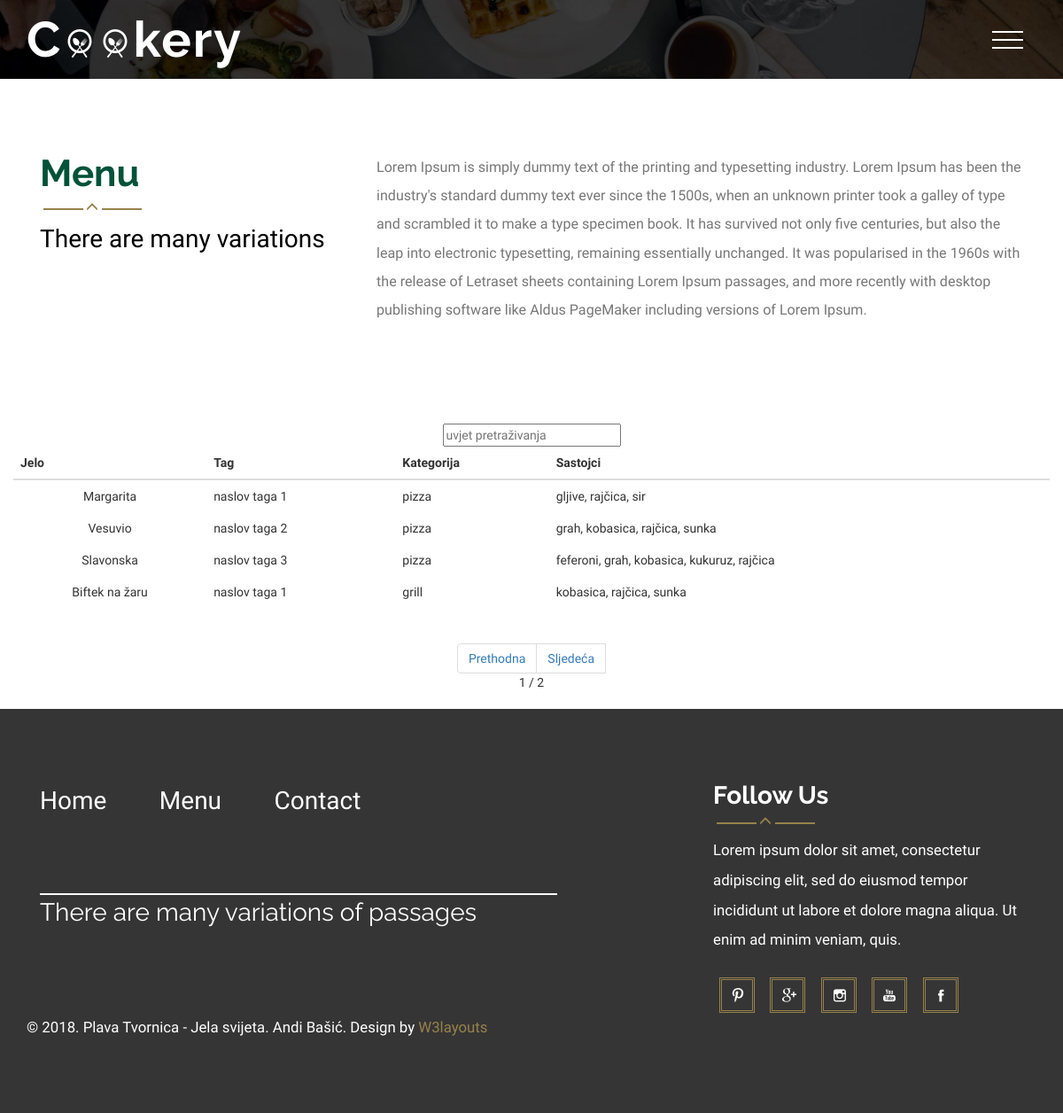
Page /menu.php on the committed database.
### tables this page shows
create table jelo(
sifra int not null primary key auto_increment,
nazivJelo varchar(50) not null,
opis varchar(50),
cijena int,
tag int not null,
kategorija int null

);

create table tag(
sifra int not null primary key auto_increment,
nazivTag varchar(50) not null,
slug varchar(50) not null
);

create table kategorija(
sifra int not null primary key auto_increment,
nazivKategorija varchar(50) not null,
slug varchar(50) not null
);

### konfiguracija.php (called while the page is built, shortened)
<?php
$brojRezultataPoStranici=4;

### menu.php (the view, shortened to what this page needs)
<?php include_once 'konfiguracija.php';
$stranica = isset($_GET["stranica"]) ? $_GET["stranica"] : 1;?>
<!DOCTYPE html>
<html>
<head>
	<?php include_once 'include/head.php'; ?>
</head>
<body>
	<?php include_once 'include/menu-menu.php'; ?>
	<div class="menu">
		<div class="container">
			<div class="menu-top">
				<div class="col-md-4 menu-left animated wow fadeInLeft" data-wow-duration="1000ms" data-wow-delay="500ms">
					<h3>Menu</h3>
					<label><i class="glyphicon glyphicon-menu-up"></i></label>
					<span>There are many variations</span>
				</div>
				<div class="col-md-8 menu-right animated wow fadeInRight" data-wow-duration="1000ms" data-wow-delay="500ms">
					<p>Lorem Ipsum is simply dummy text of the printing and typesetting industry. Lorem Ipsum has been the industry's standard dummy text ever since the 1500s, when an unknown printer took a galley of type and scrambled it to make a type specimen book. It has survived not only five centuries, but also the leap into electronic typesetting, remaining essentially unchanged. It was popularised in the 1960s with the release of Letraset sheets containing Lorem Ipsum passages, and more recently with desktop publishing software like Aldus PageMaker including versions of Lorem Ipsum.</p>
				</div>
				<div class="clearfix"> </div>
			</div>
		</div>
	</div>
	   <section class="head index-part-1">
          <div class="wow">
          <div class="container">
            <div class="row">
               <div class="font-1 helmet text-center">
               <form method="get">
                  <input type="text" name="uvjet"
                  placeholder="uvjet pretraživanja"
                  value="<?php echo isset($_GET["uvjet"]) ? $_GET["uvjet"] : "" ?>" />
                </form
                <?php
                $uvjet = "%" . (isset($_GET["uvjet"]) ? $_GET["uvjet"] : "") . "%";
                $izraz = $veza->prepare("
                  select
                    count(DISTINCT a.sifra)
                from jelo a
            					inner join tag b on a.tag=b.sifra
            					inner join kategorija c on a.kategorija=c.sifra
                      inner join jelo_sastojak d on a.sifra=d.jelo
                      inner join sastojak e on d.sastojak=e.sifra
                  where concat(a.nazivJelo,b.nazivTag,c.nazivKategorija,e.nazivSastojak) like :uvjet");
                $izraz->execute(array("uvjet"=>$uvjet));
                $ukupnoRedova = $izraz->fetchColumn();
                $ukupnoStranica = ceil($ukupnoRedova/$brojRezultataPoStranici);
                ?>
                <div class="table-responsive">
                  <table class="table">
                    <thead>
                      <tr>
                        <th>Jelo</th>
                        <th>Tag</th>
                        <th>Kategorija</th>
                        <th>Sastojci</th>
                      </tr>
                    </thead>
                    <tbody>
                <?php
                $izraz = $veza->prepare("
                  select
                  a.sifra,
                  a.nazivJelo,
                  a.opis,
                  a.cijena,
                  b.nazivTag,
                  c.nazivKategorija,
                  GROUP_CONCAT(DISTINCT e.nazivSastojak SEPARATOR ', ') as nazivSastojak
	                from jelo a
          				  inner join tag b on a.tag=b.sifra
          				  inner join kategorija c on a.kategorija=c.sifra
                    inner join jelo_sastojak d on a.sifra=d.jelo
                    inner join sastojak e on d.sastojak=e.sifra
                  where concat(a.nazivJelo,b.nazivTag,c.nazivKategorija,e.nazivSastojak) like :uvjet
                  group by a.sifra, a.nazivJelo order by 1 limit :stranica, :brojRezultataPoStranici
                  ");
                $izraz->bindValue("stranica", $stranica* $brojRezultataPoStranici -  $brojRezultataPoStranici , PDO::PARAM_INT);
                $izraz->bindValue("brojRezultataPoStranici", $brojRezultataPoStranici, PDO::PARAM_INT);
                $izraz->bindParam("uvjet", $uvjet);
                $izraz->execute();
                $rezultati = $izraz->fetchAll(PDO::FETCH_OBJ);
                ?>
                   <?php
                     foreach ($rezultati as $red):
                   ?>
                      <tr>
                        <td><?php echo $red->nazivJelo; ?></td>
                        <td><?php echo $red->nazivTag; ?></td>
                        <td><?php echo $red->nazivKategorija; ?></td>
                        <td><?php echo $red->nazivSastojak; ?></td>
                      </tr>
                     <?php endforeach; ?>
                    </tbody>
                  </table>
              <?php
               if($ukupnoRedova>$brojRezultataPoStranici){
                include 'paginacija.php';
              }
              ?>
                  </div>
               </div>
            </div>
          </div>
    </section>
	<?php include_once 'include/footer.php'; ?>
</body>
</html>

### include/head.php (shortened to what this page needs)
<link href="css/bootstrap.css" rel="stylesheet" type="text/css" media="all" />
<link href="css/style.css" rel="stylesheet" type="text/css" media="all" />
<link href="css/styles.css" rel="stylesheet">
	<link rel="stylesheet" type="text/css" href="css/component.css" />
<link href="css/animate.min.css" rel="stylesheet">

### include/menu-menu.php (shortened to what this page needs)
<div class="header head">
	<div class="container">
		<div class="logo animated wow pulse" data-wow-duration="1000ms" data-wow-delay="500ms">
			<h1><a href="index.php"><span>C</span><img src="images/oo.png" alt=""><img src="images/oo.png" alt="">kery</a></h1>
		</div>
		<div class="nav-icon">
			<a href="#" class="navicon"></a>
		</div>
	<div class="clearfix"></div>
	</div></div>

### paginacija.php
<ul class="pagination text-center">
  <li class="pagination-previous"><a href="?stranica=<?php echo $stranica - 1; ?>&uvjet=<?php echo isset($_GET["uvjet"]) ? $_GET["uvjet"] : "" ?>">Prethodna</a></li>
  <li class="pagination-next"><a href="?stranica=<?php echo $stranica + 1; ?>&uvjet=<?php echo isset($_GET["uvjet"]) ? $_GET["uvjet"] : "" ?>">Sljedeća</a></li><br>
     <li><?php echo $stranica ?> / <?php echo $ukupnoStranica; ?></li>
</ul>

### include/footer.php
<div class="footer">
		<div class="container">
			<div class="footer-head">
				<div class="col-md-8 footer-top animated wow fadeInRight" data-wow-duration="1000ms" data-wow-delay="500ms">
					<ul class=" in">
						<li><a href="index.php">Home</a></li>
						<li><a  href="menu.php">Menu</a></li>
						<li><a  href="contact.php">Contact</a></li>
					</ul>
						<span>There are many variations of passages</span>
				</div>
				<div class="col-md-4 footer-bottom  animated wow fadeInLeft" data-wow-duration="1000ms" data-wow-delay="500ms">
					<h2>Follow Us</h2>
					<label><i class="glyphicon glyphicon-menu-up"></i></label>
					<p>Lorem ipsum dolor sit amet, consectetur adipiscing elit, sed do eiusmod tempor incididunt ut labore et dolore magna aliqua. Ut enim ad minim veniam, quis.</p>
					<ul class="social-ic">
						<li><a href="#"><i></i></a></li>
						<li><a href="#"><i class="ic"></i></a></li>
						<li><a href="#"><i class="ic1"></i></a></li>
						<li><a href="#"><i class="ic2"></i></a></li>
						<li><a href="#"><i class="ic3"></i></a></li>
					</ul>
				</div>
			<div class="clearfix"> </div>
			</div>
			<p class="footer-class animated wow bounce" data-wow-duration="1000ms" data-wow-delay="500ms">&copy; 2018. Plava Tvornica - Jela svijeta. Andi Bašić. Design by  <a href="http://w3layouts.com/" target="_blank">W3layouts</a> </p>
		</div>
	</div>

### css/style.css (style rules this page uses)
body { background:#fff; font-family: 'Open Sans Condensed', sans-serif; }
body a { transition: 0.5s all; -webkit-transition: 0.5s all; -o-transition: 0.5s all; -moz-transition: 0.5s all; -ms-transition: 0.5s all; }
ul { padding: 0; margin: 0; }
h1,h2,h3,h4,h5,h6,label,p { margin:0; }
.logo { float:left; }
.logo h1 { font-family: 'Raleway', sans-serif; font-size: 4em; font-weight: 700; letter-spacing: 2px; }
.logo a { color: #fff; text-decoration:none; }
.logo a img { margin: 0px 4px; }
.nav-icon { float: right; margin-top: 1.5em; }
.header { background:url(../images/2.jpg) no-repeat left; width:100%; background-size:cover; min-height:750px; display:block; padding-top: 1em; }
.head { min-height:89px; }
.footer { background-color: #353535; padding: 6em 0; }
ul.in li { display:inline-block; }
ul.in li a { color: #FFFFFF; font-size: 2em; text-decoration: none; padding: 0 2em 0 0; display: block; }
.footer-top span { font-size: 2em; color: #fff; font-family: 'Raleway', sans-serif; border-top: 2px solid #fff; width: 80%; display: block; margin: 3em 0; }
p.footer-class { font-size: 1.2em; color: #fff; }
p.footer-class a { text-decoration:none; color:#97824B; }
.footer-bottom h2 { font-size: 2em; color: #fff; font-family: 'Raleway', sans-serif; font-weight: 700; line-height: 1em; }
.footer-bottom p { font-size:1.2em; color:#fff; margin-bottom: 1.5em; line-height:2em; }
.footer-bottom label { display: block; margin: 0.4em 0; }
.footer-bottom label:before, .footer-bottom label:after { width: 45px; height: 2px; display: inline-block; vertical-align: middle; content: ""; margin: 0 1%; background-color: #97824b; }
.footer-bottom i { font-size: 1em; color: #97824b; }
.social-ic li { display:inline-block; }
.social-ic li a i { width: 40px; height: 40px; display: block; background: url(../images/img-sprite.png)no-repeat 0px 2px; margin: 0 0.5em; transition: 0.5s all; -webkit-transition: 0.5s all; -o-transition: 0.5s all; -moz-transition: 0.5s all; -ms-transition: 0.5s all; border:3px double #97824b; }
.social-ic li a i.ic { background: url(../images/img-sprite.png)no-repeat -75px 2px; }
.social-ic li a i.ic1 { background: url(../images/img-sprite.png)no-repeat -145px 2px; }
.social-ic li a i.ic2 { background: url(../images/img-sprite.png)no-repeat -229px 2px; }
.social-ic li a i.ic3 { background: url(../images/img-sprite.png)no-repeat -305px 2px; }
.menu-top { padding: 0em 0 2em; }
.menu-left h3 { font-size:3em; color: #005238; font-family: 'Raleway', sans-serif; font-weight:700; }
.menu-left span { font-size:2em; color:#000; }
.menu-right p { font-size:1.15em; color:#777; line-height: 2em; }
.menu-left label { display: block; margin: 0.4em 0; }
.menu-left label:before,.menu-left label:after { width: 45px; height: 2px; display: inline-block; vertical-align: middle; content: ""; margin: 0 1%; background-color: #97824b; }
.menu-left i { font-size:1em; color:#97824b; }
.menu { padding: 6em 0; }
.table > thead > tr > th, .table > tbody > tr > th, .table > tfoot > tr > th, .table > thead > tr > td, .table > tbody > tr > td, .table > tfoot > tr > td { padding: 8px; line-height: 1.42857143; vertical-align: top; border-top: none; }

### css/styles.css (style rules this page uses)
body { background:#fff; font-family: 'Open Sans Condensed', sans-serif; }
.navicon { background: transparent; position: relative; height: 30px; display: inline-block; z-index: 99; -webkit-transition: linear 0.5s all; transition: linear 0.5s all; width:50px; }
.navicon:before, .navicon:after { background: #fff; -webkit-backface-visibility: hidden; backface-visibility: hidden; content: ""; height: 2px; left: 0; -webkit-transition: 0.8s ease; transition: 0.8s ease; width: 35px; }
.navicon:before { box-shadow: #fff 0 9px 0 0; position: absolute; top: 0; }
.navicon:after { position: absolute; top: 18px; }

### menu.php (style rules this page uses)
table tbody tr td:nth-child(2), table tbody tr td:nth-child(3), table tbody tr td:nth-child(4) { text-align: left; }

### rows in the picture
jelo: nazivJelo "Margarita", tag.nazivTag "naslov taga 1", kategorija.nazivKategorija "pizza", nazivSastojak "gljive, rajčica, sir"
jelo: nazivJelo "Vesuvio", tag.nazivTag "naslov taga 2", kategorija.nazivKategorija "pizza", nazivSastojak "grah, kobasica, rajčica, sunka"
jelo: nazivJelo "Slavonska", tag.nazivTag "naslov taga 3", kategorija.nazivKategorija "pizza", nazivSastojak "feferoni, grah, kobasica, kukuruz, rajčica"
jelo: nazivJelo "Biftek na žaru", tag.nazivTag "naslov taga 1", kategorija.nazivKategorija "grill", nazivSastojak "kobasica, rajčica, sunka"

### other values in the picture
$stranica "1"
$ukupnoStranica "2"
